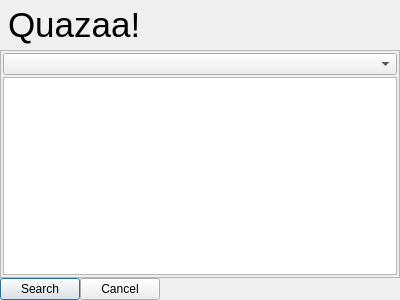
<?xml version="1.0" encoding="UTF-8"?>
<ui version="4.0">
 <class>DialogLibrarySearch</class>
 <widget class="QDialog" name="DialogLibrarySearch">
  <property name="geometry">
   <rect>
    <x>0</x>
    <y>0</y>
    <width>400</width>
    <height>300</height>
   </rect>
  </property>
  <property name="minimumSize">
   <size>
    <width>400</width>
    <height>300</height>
   </size>
  </property>
  <property name="maximumSize">
   <size>
    <width>400</width>
    <height>300</height>
   </size>
  </property>
  <property name="windowTitle">
   <string>Find In Library</string>
  </property>
  <property name="windowIcon">
   <iconset resource="../Resource.qrc">
    <normaloff>:/Resource/Library/BrowseFolder.png</normaloff>:/Resource/Library/BrowseFolder.png</iconset>
  </property>
  <property name="autoFillBackground">
   <bool>true</bool>
  </property>
  <layout class="QGridLayout" name="gridLayout_2">
   <property name="margin">
    <number>0</number>
   </property>
   <property name="spacing">
    <number>0</number>
   </property>
   <item row="0" column="0">
    <widget class="QFrame" name="frameCommonHeader">
     <property name="minimumSize">
      <size>
       <width>0</width>
       <height>50</height>
      </size>
     </property>
     <property name="maximumSize">
      <size>
       <width>16777215</width>
       <height>50</height>
      </size>
     </property>
     <property name="frameShape">
      <enum>QFrame::NoFrame</enum>
     </property>
     <property name="frameShadow">
      <enum>QFrame::Raised</enum>
     </property>
     <layout class="QGridLayout" name="gridLayout_24">
      <property name="margin">
       <number>1</number>
      </property>
      <property name="spacing">
       <number>0</number>
      </property>
      <item row="0" column="0">
       <widget class="QLabel" name="labelLogo">
        <property name="styleSheet">
         <string notr="true">background-color: transparent;</string>
        </property>
        <property name="text">
         <string/>
        </property>
        <property name="pixmap">
         <pixmap resource="../Resource.qrc">:/Resource/Quazaa48.png</pixmap>
        </property>
       </widget>
      </item>
      <item row="0" column="1">
       <widget class="QLabel" name="labelHeaderText">
        <property name="sizePolicy">
         <sizepolicy hsizetype="MinimumExpanding" vsizetype="Preferred">
          <horstretch>0</horstretch>
          <verstretch>0</verstretch>
         </sizepolicy>
        </property>
        <property name="text">
         <string notr="true">&lt;!DOCTYPE HTML PUBLIC &quot;-//W3C//DTD HTML 4.0//EN&quot; &quot;http://www.w3.org/TR/REC-html40/strict.dtd&quot;&gt;
&lt;html&gt;&lt;head&gt;&lt;meta name=&quot;qrichtext&quot; content=&quot;1&quot; /&gt;&lt;style type=&quot;text/css&quot;&gt;
p, li { white-space: pre-wrap; }
&lt;/style&gt;&lt;/head&gt;&lt;body style=&quot; font-family:'MS Shell Dlg 2'; font-size:8.25pt; font-weight:400; font-style:normal;&quot;&gt;
&lt;p style=&quot; margin-top:0px; margin-bottom:0px; margin-left:0px; margin-right:0px; -qt-block-indent:0; text-indent:0px;&quot;&gt;&lt;span style=&quot; font-size:26pt;&quot;&gt;Quazaa!&lt;/span&gt;&lt;/p&gt;&lt;/body&gt;&lt;/html&gt;</string>
        </property>
       </widget>
      </item>
     </layout>
    </widget>
   </item>
   <item row="3" column="0">
    <layout class="QGridLayout" name="gridLayout">
     <item row="0" column="0">
      <widget class="QPushButton" name="pushButtonSearch">
       <property name="text">
        <string>Search</string>
       </property>
      </widget>
     </item>
     <item row="0" column="1">
      <widget class="QPushButton" name="pushButtonCancel">
       <property name="text">
        <string>Cancel</string>
       </property>
      </widget>
     </item>
     <item row="0" column="2">
      <spacer name="horizontalSpacer">
       <property name="orientation">
        <enum>Qt::Horizontal</enum>
       </property>
       <property name="sizeHint" stdset="0">
        <size>
         <width>40</width>
         <height>20</height>
        </size>
       </property>
      </spacer>
     </item>
    </layout>
   </item>
   <item row="1" column="0">
    <widget class="QFrame" name="frameLibrarySearch">
     <property name="frameShape">
      <enum>QFrame::StyledPanel</enum>
     </property>
     <property name="frameShadow">
      <enum>QFrame::Raised</enum>
     </property>
     <layout class="QGridLayout" name="gridLayout_3">
      <property name="margin">
       <number>2</number>
      </property>
      <property name="spacing">
       <number>2</number>
      </property>
      <item row="0" column="0">
       <widget class="QComboBox" name="comboBoxType"/>
      </item>
      <item row="1" column="0">
       <widget class="QListWidget" name="listWidgetSearch"/>
      </item>
     </layout>
    </widget>
   </item>
  </layout>
 </widget>
 <resources>
  <include location="../Resource.qrc"/>
 </resources>
 <connections/>
</ui>
